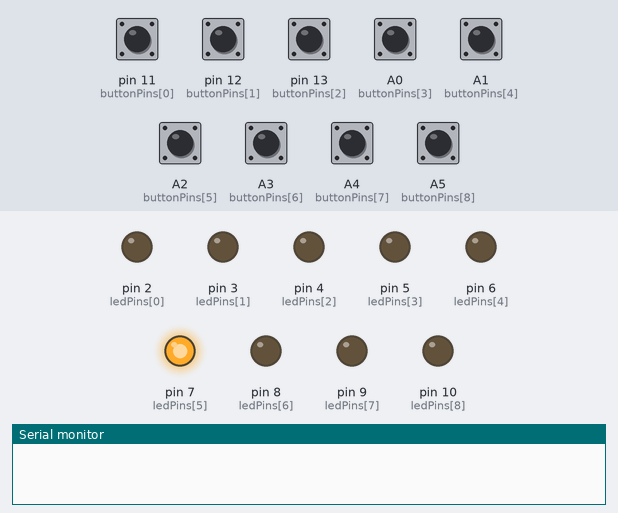
A sketch run on a simulated Arduino Uno, built with avr-gcc and run on an emulated ATmega328P. Parts: output pins drawn as LEDs (lit = HIGH), the last lines printed to the serial monitor. Inputs (shaded band) come from the test bench; at power-on: A0 (buttonPins[3]), A1 (buttonPins[4]), A2 (buttonPins[5]), A3 (buttonPins[6]), A4 (buttonPins[7]), A5 (buttonPins[8]), pin 11 (buttonPins[0]), pin 12 (buttonPins[1]), pin 13 (buttonPins[2]) HIGH. Random numbers use the default seed unless the sketch sets one.

Above: at 0.1 s.
At 90.1 s:
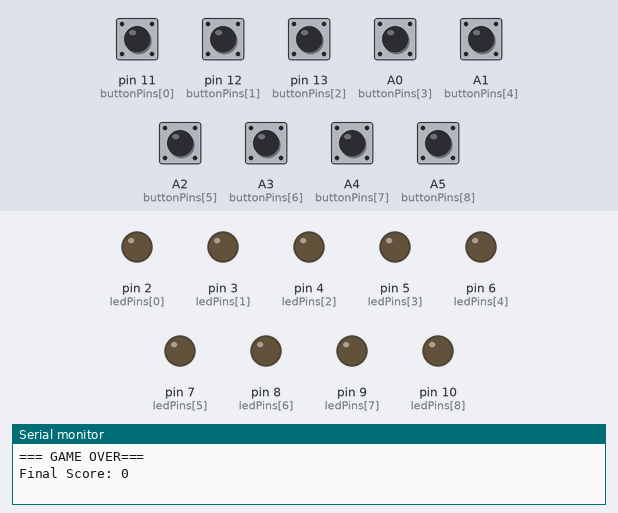
Timing chart, 0 to 91.6 s (numbered marks = the images above):
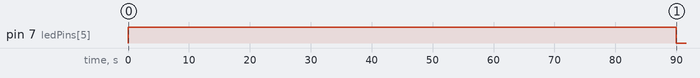

The sketch:

whackamole.ino
```cpp
const int ledPins[9] = {2, 3, 4, 5, 6, 7, 8, 9, 10}; // LED Pins
const int buttonPins[9] = {11, 12, 13, A0, A1, A2, A3, A4, A5}; //Button pins
const unsigned long debounceDelay = 50; // Debounce time (ms)
const unsigned long gameDuration = 90000; // 90 seconds in ms

int currentLED = -1; // Index of currently lit LED
int score = 0; // Player score

unsigned long lastDebounceTime[9] = {0}; // For debouncing
bool lastButtonState[9] = {false}; // Previous button states

unsigned long gameStartTime;
bool gameOver = false;

void setup() {
  Serial.begin(9600);

  // Initialize LEDs
  for (int i = 0; i < 9; i++) {
    pinMode(ledPins[i], OUTPUT); // Button to GND
    digitalWrite(ledPins[i], LOW);
  }

  //Initialize buttons with pull-up resistors
  for (int i = 0; i < 9; i++) {
    pinMode(buttonPins[i], INPUT_PULLUP);
  }

  // Seed random generator
  randomSeed(analogRead(A0));

  // Start game
  gameStartTime = millis();
  pickNewLED();
}

void loop() {
  if (gameOver) return; // Stop game after time limit

  // Check time limit
  if (millis() - gameStartTime >= gameDuration) {
    endGame();
    return;
  }
  // Check all buttons
  for (int i = 0; i < 9; i++) {
    bool reading = !digitalRead(buttonPins[i]); // Active LOW

    if (reading != lastButtonState[i]) {
      lastDebounceTime[i] = millis();
    }

    if ((millis() - lastDebounceTime[i]) > debounceDelay) {
      if (reading && !lastButtonState[i]) { // Button just pressed
      if (i == currentLED){
        score++;
        Serial.print("Correct! Score: ");
        Serial.println(score);
        pickNewLED(); // Immediately pick a new LED
      } else {
        score--;
        Serial.print("Wrong! Score: ");
        Serial.println(score);
      }
    }
  }
  lastButtonState[i] = reading;
  }
}

void pickNewLED() {
  // Turn off current LED
  if (currentLED != -1) {
    digitalWrite(ledPins[currentLED], LOW);
  }

  // Pick a new random LED (different from last one)
  int newLED;
  do {
    newLED = random(0, 9);
  } while (newLED == currentLED);

  currentLED = newLED;
  digitalWrite(ledPins[currentLED], HIGH);
}

void endGame() {
  gameOver = true;

  // Turn off all LEDs
  for (int i = 0; i < 9; i++) {
    digitalWrite(ledPins[i], LOW);
  }
  Serial.println("=== GAME OVER===");
  Serial.print("Final Score: ");
  Serial.println(score);
}
```

Measured:
- by itself, pin 7 (ledPins[5]): HIGH → LOW at 90.0 s
